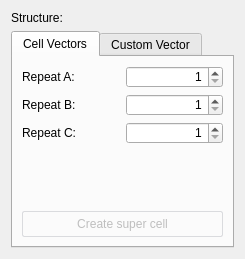
<?xml version="1.0" encoding="UTF-8"?>
<ui version="4.0">
 <class>SuperCellBuilderWorkPanel</class>
 <widget class="QWidget" name="SuperCellBuilderWorkPanel">
  <property name="geometry">
   <rect>
    <x>0</x>
    <y>0</y>
    <width>245</width>
    <height>259</height>
   </rect>
  </property>
  <property name="windowTitle">
   <string>Super Cell Builder</string>
  </property>
  <property name="styleSheet">
   <string notr="true"> QPushButton {
     border: 1px solid #dadbde;
     background-color: qlineargradient(x1: 0, y1: 0, x2: 0, y2: 1,
                                       stop: 0 #dadbde, stop: 1 #f6f7fa);
     border-radius: 2px;
     min-width: 34px;
     min-height: 24px;
 }

 QPushButton:pressed {
     border: 2px solid #777777;
 }

 QPushButton:checked {
     border: 2px solid #777777;
 }</string>
  </property>
  <layout class="QVBoxLayout" name="verticalLayout">
   <item>
    <layout class="QHBoxLayout" name="horizontalLayout">
     <item>
      <widget class="QLabel" name="label1">
       <property name="sizePolicy">
        <sizepolicy hsizetype="Maximum" vsizetype="Preferred">
         <horstretch>0</horstretch>
         <verstretch>0</verstretch>
        </sizepolicy>
       </property>
       <property name="text">
        <string>Structure:</string>
       </property>
      </widget>
     </item>
     <item>
      <widget class="QObjectLinkWidget" name="structureW" native="true"/>
     </item>
    </layout>
   </item>
   <item>
    <widget class="QTabWidget" name="tabWidget">
     <property name="currentIndex">
      <number>0</number>
     </property>
     <widget class="QWidget" name="tab">
      <attribute name="title">
       <string>Cell Vectors</string>
      </attribute>
      <layout class="QVBoxLayout" name="verticalLayout_2">
       <item>
        <layout class="QHBoxLayout" name="horizontalLayout_2">
         <item>
          <widget class="QLabel" name="label">
           <property name="text">
            <string>Repeat A:</string>
           </property>
          </widget>
         </item>
         <item>
          <widget class="QSpinBox" name="repeatASB">
           <property name="alignment">
            <set>Qt::AlignRight|Qt::AlignTrailing|Qt::AlignVCenter</set>
           </property>
           <property name="minimum">
            <number>1</number>
           </property>
          </widget>
         </item>
        </layout>
       </item>
       <item>
        <layout class="QHBoxLayout" name="horizontalLayout_3">
         <item>
          <widget class="QLabel" name="label_2">
           <property name="text">
            <string>Repeat B:</string>
           </property>
          </widget>
         </item>
         <item>
          <widget class="QSpinBox" name="repeatBSB">
           <property name="alignment">
            <set>Qt::AlignRight|Qt::AlignTrailing|Qt::AlignVCenter</set>
           </property>
           <property name="minimum">
            <number>1</number>
           </property>
          </widget>
         </item>
        </layout>
       </item>
       <item>
        <layout class="QHBoxLayout" name="horizontalLayout_4">
         <item>
          <widget class="QLabel" name="label_3">
           <property name="text">
            <string>Repeat C:</string>
           </property>
          </widget>
         </item>
         <item>
          <widget class="QSpinBox" name="repeatCSB">
           <property name="alignment">
            <set>Qt::AlignRight|Qt::AlignTrailing|Qt::AlignVCenter</set>
           </property>
           <property name="minimum">
            <number>1</number>
           </property>
          </widget>
         </item>
        </layout>
       </item>
       <item>
        <spacer name="verticalSpacer">
         <property name="orientation">
          <enum>Qt::Vertical</enum>
         </property>
         <property name="sizeHint" stdset="0">
          <size>
           <width>0</width>
           <height>0</height>
          </size>
         </property>
        </spacer>
       </item>
       <item>
        <widget class="QPushButton" name="buildSuperCellPB1">
         <property name="enabled">
          <bool>false</bool>
         </property>
         <property name="focusPolicy">
          <enum>Qt::NoFocus</enum>
         </property>
         <property name="text">
          <string>Create super cell</string>
         </property>
        </widget>
       </item>
      </layout>
     </widget>
     <widget class="QWidget" name="tab_2">
      <attribute name="title">
       <string>Custom Vector</string>
      </attribute>
      <layout class="QVBoxLayout" name="verticalLayout_3">
       <item>
        <layout class="QHBoxLayout" name="horizontalLayout_5">
         <item>
          <widget class="QLabel" name="label_5">
           <property name="text">
            <string>KA:</string>
           </property>
          </widget>
         </item>
         <item>
          <widget class="QSpinBox" name="vectorKA">
           <property name="alignment">
            <set>Qt::AlignRight|Qt::AlignTrailing|Qt::AlignVCenter</set>
           </property>
           <property name="minimum">
            <number>-99</number>
           </property>
           <property name="value">
            <number>0</number>
           </property>
          </widget>
         </item>
        </layout>
       </item>
       <item>
        <layout class="QHBoxLayout" name="horizontalLayout_6">
         <item>
          <widget class="QLabel" name="label_4">
           <property name="text">
            <string>KB:</string>
           </property>
          </widget>
         </item>
         <item>
          <widget class="QSpinBox" name="vectorKB">
           <property name="alignment">
            <set>Qt::AlignRight|Qt::AlignTrailing|Qt::AlignVCenter</set>
           </property>
           <property name="minimum">
            <number>-99</number>
           </property>
           <property name="value">
            <number>0</number>
           </property>
          </widget>
         </item>
        </layout>
       </item>
       <item>
        <layout class="QHBoxLayout" name="horizontalLayout_7">
         <item>
          <widget class="QLabel" name="label_6">
           <property name="text">
            <string>KC:</string>
           </property>
          </widget>
         </item>
         <item>
          <widget class="QSpinBox" name="vectorKC">
           <property name="alignment">
            <set>Qt::AlignRight|Qt::AlignTrailing|Qt::AlignVCenter</set>
           </property>
           <property name="minimum">
            <number>-99</number>
           </property>
           <property name="value">
            <number>0</number>
           </property>
          </widget>
         </item>
        </layout>
       </item>
       <item>
        <layout class="QHBoxLayout" name="horizontalLayout_8">
         <item>
          <widget class="QLabel" name="label_7">
           <property name="text">
            <string>Size:</string>
           </property>
          </widget>
         </item>
         <item>
          <widget class="QSpinBox" name="repeatN">
           <property name="alignment">
            <set>Qt::AlignRight|Qt::AlignTrailing|Qt::AlignVCenter</set>
           </property>
           <property name="minimum">
            <number>1</number>
           </property>
           <property name="value">
            <number>1</number>
           </property>
          </widget>
         </item>
        </layout>
       </item>
       <item>
        <spacer name="verticalSpacer_2">
         <property name="orientation">
          <enum>Qt::Vertical</enum>
         </property>
         <property name="sizeHint" stdset="0">
          <size>
           <width>20</width>
           <height>40</height>
          </size>
         </property>
        </spacer>
       </item>
       <item>
        <widget class="QPushButton" name="buildSuperCellPB2">
         <property name="enabled">
          <bool>false</bool>
         </property>
         <property name="focusPolicy">
          <enum>Qt::NoFocus</enum>
         </property>
         <property name="text">
          <string>Create super cell</string>
         </property>
        </widget>
       </item>
      </layout>
     </widget>
    </widget>
   </item>
  </layout>
 </widget>
 <customwidgets>
  <customwidget>
   <class>QObjectLinkWidget</class>
   <extends>QWidget</extends>
   <header location="global">ObjectLinkWidget.hpp</header>
   <container>1</container>
  </customwidget>
 </customwidgets>
 <resources/>
 <connections/>
</ui>
